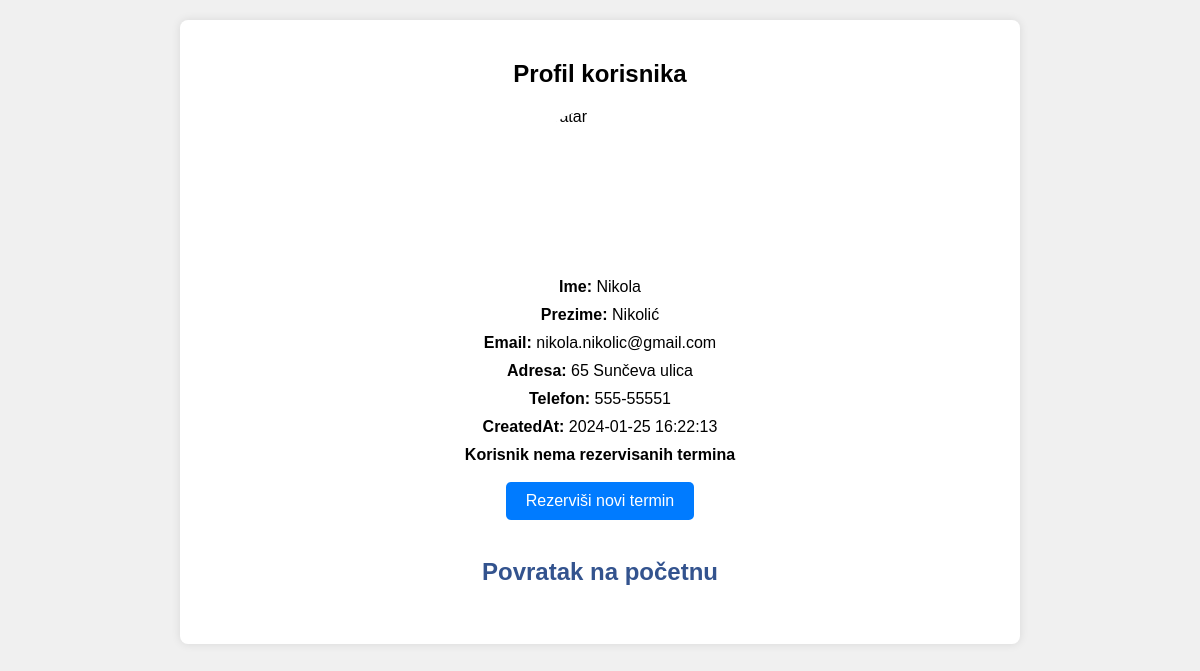
The page /prikazi.php?id=3 (signed in) on the database its author committed.
### tables this page shows
CREATE TABLE `user` (
  `ID` int(11) NOT NULL,
  `ime` varchar(255) NOT NULL,
  `prezime` varchar(255) NOT NULL,
  `email` varchar(255) NOT NULL,
  `adresa` varchar(255) DEFAULT NULL,
  `telefon` varchar(20) DEFAULT NULL,
  `createdAt` timestamp NOT NULL DEFAULT current_timestamp(),
  `updated_at` timestamp NULL DEFAULT NULL
);

### prikazi.php (the view, shortened to what this page needs)
<?php
include 'connect.php';
$poruka='';
if (isset($_GET['id'])) {
    $id = $_GET['id'];
    $sql_select = "SELECT * FROM user WHERE ID = $id";
    $result = $conn->query($sql_select);
    if ($result->num_rows > 0) {
        $row = $result->fetch_assoc();
    } else {
        echo "Nema podataka za prikaz.";
        exit();
    }
    $sql_select_termin = "SELECT * FROM termin WHERE userID = $id";
    $result_termin = $conn->query($sql_select_termin);
?>
<!DOCTYPE html>
<html lang="en">
<head>
</head>
<body>
    <div class="profile-container">
        <div class="profile-header">
            <h2>Profil korisnika</h2>
        </div>
        <div class="profile-avatar">
            <img src="https://unvi.edu.ba/wp-content/uploads/2023/04/Adobe_Express_20230408_1217500_1.png" alt="Avatar">
        </div>
        <div class="profile-info">
            <p><strong>Ime:</strong> <?php echo $row['ime']; ?></p>
            <p><strong>Prezime:</strong> <?php echo $row['prezime']; ?></p>
            <p><strong>Email:</strong> <?php echo $row['email']; ?></p>
            <p><strong>Adresa:</strong> <?php echo $row['adresa']; ?></p>
            <p><strong>Telefon:</strong> <?php echo $row['telefon']; ?></p>
            <p><strong>CreatedAt:</strong> <?php echo $row['createdAt']; ?></p>
            <?php
                if ($result_termin->num_rows > 0) {
                     echo "<h2>Rezervisani termini</h2>";
                     echo "<ul>";
                     while ($row_termin = $result_termin->fetch_assoc()) {
                     echo "<li><strong>Datum:</strong> " . $row_termin['datum'] . ", <strong>Vrijeme:</strong> " . $row_termin['vrijeme'] . ", <strong>Opis:</strong> " . $row_termin['opis'] . "</li>";
                 }
                     echo "</ul>";
                } else {
                     $poruka = 'Korisnik nema rezervisanih termina';
                }
                } else {
                 echo "Korisnik nije proslijeđen.";
                 exit();
            }?>
            <p><strong><?php echo $poruka; ?></strong>
            <br><br>
            <a class="custom-button" href="termin.php?id=<?php echo $id; ?>">Rezerviši novi termin</a>
            <br><br>
            <h2><a href="home.php">Povratak na početnu</a></h2>
        </div>
        <br>
    </div>
</body>
</html>

### prikazi.php (style rules this page uses)
body { font-family: Arial, sans-serif; background-color: #f0f0f0; margin: 0; padding: 0; }
.profile-container { max-width: 800px; margin: 20px auto; background-color: #fff; padding: 20px; border-radius: 8px; box-shadow: 0 0 10px rgba(0, 0, 0, 0.1); }
.profile-header { text-align: center; }
.profile-avatar { width: 150px; height: 150px; border-radius: 50%; overflow: hidden; margin: 0 auto; }
.profile-avatar img { width: 100%; height: auto; }
.profile-info { text-align: center; margin-top: 20px; }
.profile-info p { margin: 10px 0; }
.custom-button { display: inline-block; padding: 10px 20px; background-color: #007bff; color: #fff; text-decoration: none; border-radius: 5px; transition: background-color 0.3s ease; }
a { text-decoration: none; color: #33538E; text-align: center; }

### rows shown on the page
user: ime "Nikola", prezime "Nikolić", email "nikola.nikolic@gmail.com", adresa "65 Sunčeva ulica", telefon "555-55551", createdAt "2024-01-25 16:22:13"

### other values the page prints
$poruka "Korisnik nema rezervisanih termina"
